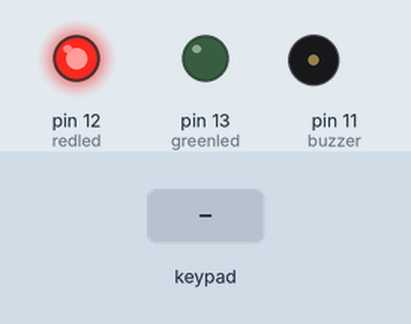
A sketch run on a simulated Arduino Uno, built with avr-gcc and run on an emulated ATmega328P. Parts: output pins drawn as LEDs (lit = HIGH), buzzer (waves = sounding). Inputs (shaded band) come from the test bench. What the sketch prints to the serial monitor is not drawn.

Above: at 1.2 s.
1.3 s: keypad keys 8 8 1 1 pressed 0.4 s apart
At 4.2 s:
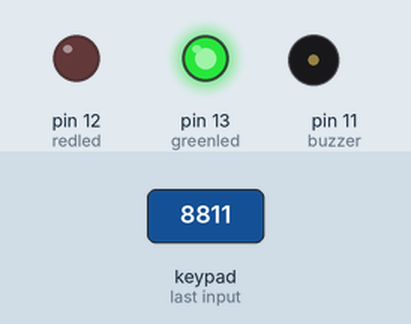
5.9 s: keypad keys 9 8 7 6 pressed 0.4 s apart
At 8.8 s:
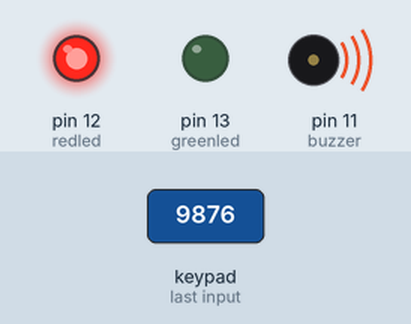
10.5 s: keypad keys 8 8 1 1 # pressed 0.4 s apart
At 12.25 s:
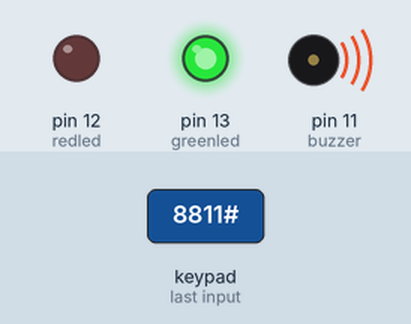
Timing chart, 0 to 15.3 s (numbered marks = the images above; inputs shaded):
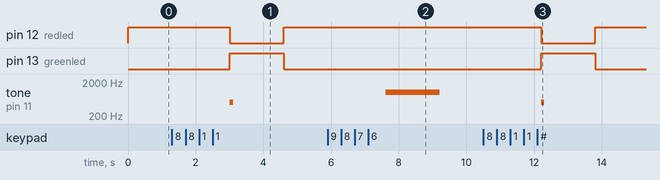

Measured:
- after the input at 1.3 s, pin 12 (redled): HIGH → LOW after 1.7 s, → HIGH 1.6 s later; pin 13 (greenled): LOW → HIGH after 1.7 s, → LOW 1.6 s later; tone on pin 11 (buzzer): silent → 500 Hz after 1.7 s, → silent 0.10 s later
- after the input at 5.9 s, tone on pin 11 (buzzer): silent → 1000 Hz after 1.7 s, → silent 1.6 s later
- after the input at 10.5 s, pin 12 (redled): HIGH → LOW after 1.7 s, → HIGH 1.6 s later; pin 13 (greenled): LOW → HIGH after 1.7 s, → LOW 1.6 s later; tone on pin 11 (buzzer): silent → 500 Hz after 1.7 s, → silent 0.10 s later

The sketch:

daring_robo1.ino
```cpp
#include<Keypad.h>

const byte row=4;
const byte col=4;
const int redled=12;
const int greenled=13;
const int buzzer=11;

char numpad[4][4]={
  {'1','2','3','A'},{'4','5','6','B'},{'7','8','9','C'},{'*','0','#','D'}};

byte rowpin[4]={9,8,7,6};
byte colpin[4]={5,4,3,2};

String password="8811";
String vstup="";

Keypad mykeypad= Keypad(makeKeymap(numpad),rowpin,colpin,4,4);

void setup(){
  pinMode(redled,OUTPUT);
  pinMode(greenled,OUTPUT);
  pinMode(buzzer,OUTPUT);
  digitalWrite(redled,HIGH);
  Serial.begin(9600);
  Serial.print("Enter Passcode: ");
}

void loop(){
  char mypass=mykeypad.getKey();
  if(mypass){
    if(vstup.length()<4){
      Serial.print("*");
      vstup +=mypass;}}

  if(vstup.length()==4){
    delay(500);
    if(password==vstup){
      Serial.println("\nEnter:");
      digitalWrite(redled,LOW);
      digitalWrite(greenled,HIGH);
      tone(buzzer,500);
      delay(100);
      noTone(buzzer);
    }
    else{
      Serial.println("\nWRONG PASSCODE!");
      digitalWrite(redled,HIGH);
      digitalWrite(greenled,LOW);
      tone(buzzer,1000);
      delay(800);
      tone(buzzer,1000);
      delay(800);
      noTone(buzzer);
    }
    delay(1500);
    vstup="";
    Serial.println("Enter Passcode:");
    digitalWrite(redled,HIGH);
    digitalWrite(greenled,LOW);
  }
}
      
```
